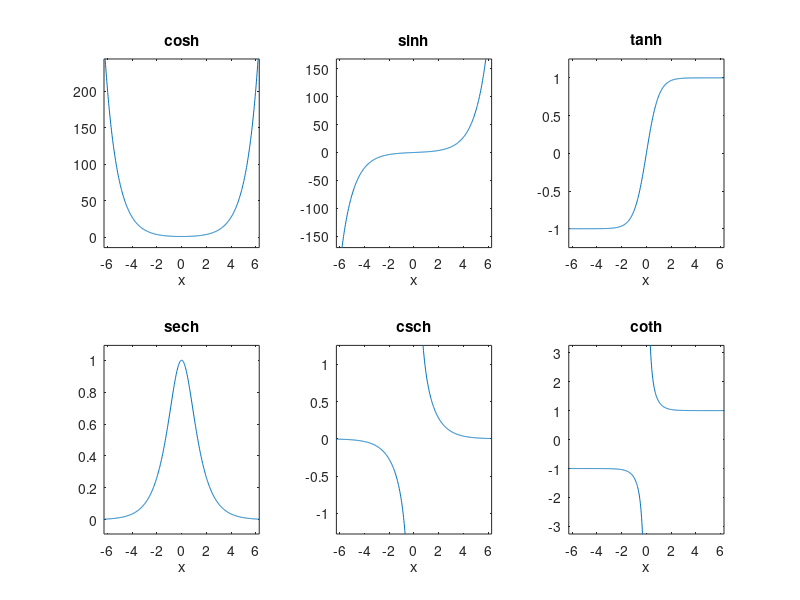

Here is the MATLAB script that generated this plot:
subplot(2,3,1);ezplot('cosh');subplot(2,3,2);ezplot('sinh');
subplot(2,3,3);ezplot('tanh');subplot(2,3,4);ezplot('sech');
subplot(2,3,5);ezplot('csch');subplot(2,3,6);ezplot('coth');
